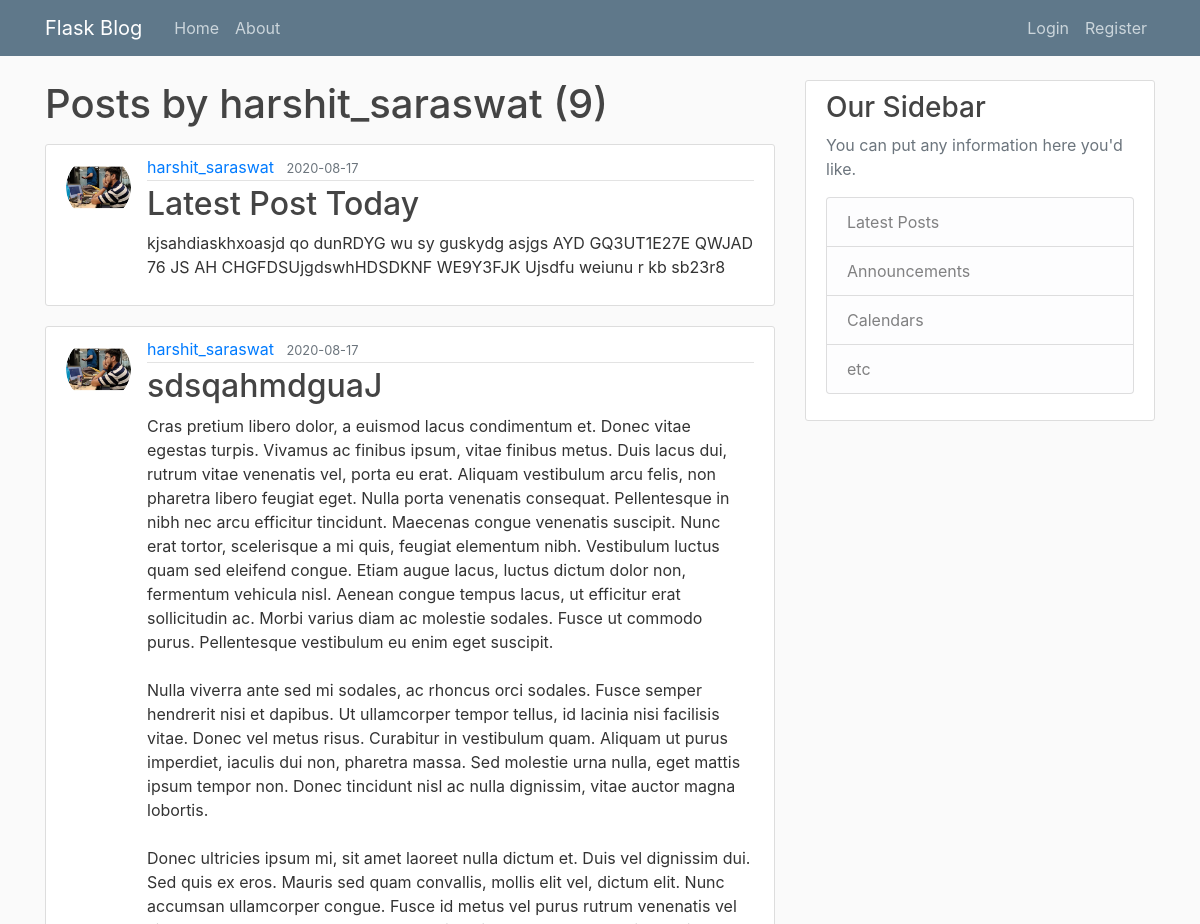
/user/harshit_saraswat (upper part), run on an earlier commit of the app's database.
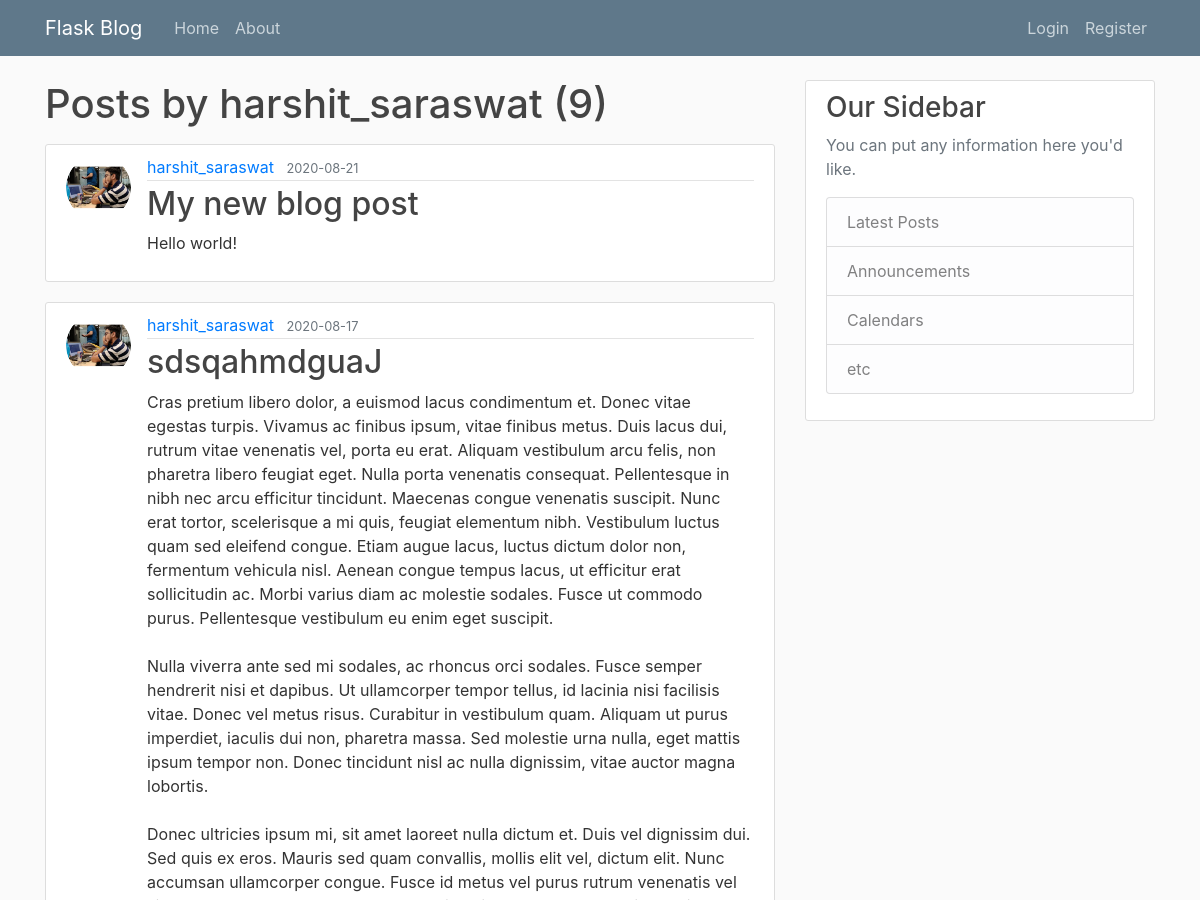
And on a later commit of the database.
### flaskblog/models.py (models this page shows, shortened)
class Post(db.Model):
    id=db.Column(db.Integer, primary_key=True)
    title=db.Column(db.String(100), nullable=False)
    date_posted=db.Column(db.DateTime, nullable=False, default=datetime.utcnow)
    content=db.Column(db.Text, nullable=False)
    user_id=db.Column(db.Integer, db.ForeignKey('user.id'), nullable=False)

class User(db.Model, UserMixin):
    id=db.Column(db.Integer, primary_key=True)
    username=db.Column(db.String(20), unique=True, nullable=False)
    email=db.Column(db.String(120), unique=True, nullable=False)
    image_file=db.Column(db.String(20), nullable=False, default="default.jpg")
    password=db.Column(db.String(60), nullable=False)
    posts=db.relationship('Post', backref='author', lazy=True)

### flaskblog/users/routes.py (the view)
@users.route("/user/<string:username>")
def user_posts(username):
    page=request.args.get('page',1,type=int)
    user=User.query.filter_by(username=username).first_or_404()
    posts=Post.query.filter_by(author=user).order_by(Post.date_posted.desc()).paginate(page=page, per_page=5)
    return render_template("user_post.html",posts=posts,user=user)

### flaskblog/templates/user_post.html (shortened to what this page needs)
{% extends "layout.html" %}
{% block content %}
  <h1 class="mb-3">Posts by {{ user.username }} ({{ posts.total }})</h1>
    {% for post in posts.items %}
        <article class="media content-section">
          <img class="rounded-circle article-img" src="{{ url_for('static', filename='profile_pics/'+post.author.image_file) }}">
          <div class="media-body">
            <div class="article-metadata">
              <a class="mr-2" href="{{ url_for('users.user_posts', username=post.author.username) }}">{{ post.author.username }}</a>
              <small class="text-muted">{{ post.date_posted.strftime('%Y-%m-%d') }}</small>
            </div>
            <h2><a class="article-title" href="{{ url_for('posts.post',post_id=post.id) }}">{{ post.title }}</a></h2>
            <p class="article-content">{{ post.content }}</p>
          </div>
        </article>
    {% endfor %}
{% endblock content %}

What changed in the data, as far as the page shows it:
changed Post: date_posted "2020-08-17" → "2020-08-21"; title "Latest Post Today" → "My new blog post"; content "kjsahdiaskhxoasjd qo dunRDYG wu sy guskydg asjgs AYD GQ3UT1E27E QWJAD 76 JS AH CHGFDSUjgdswhHDSDKNF WE9Y3FJK Ujsdfu weiunu r kb sb23r8" → "Hello world!"
